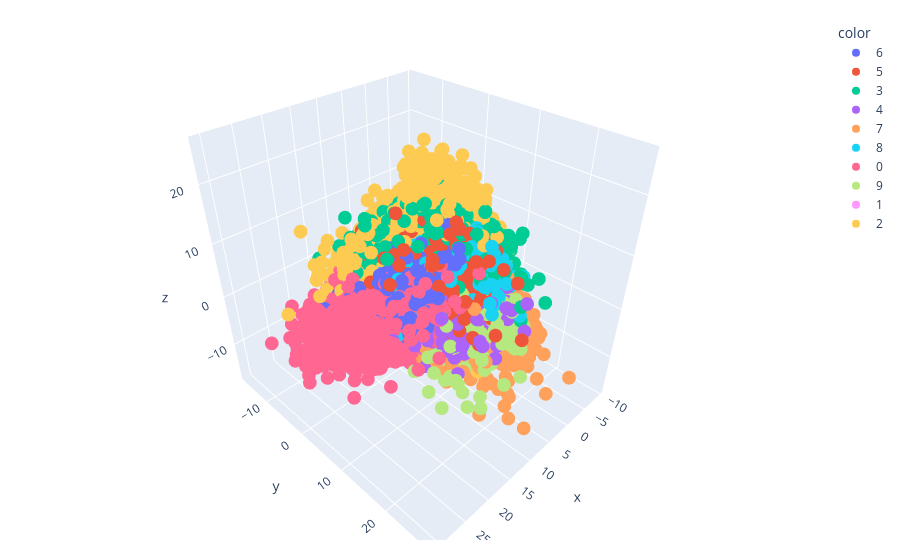

The cell this chart's notebook holds for it:
### Code cell
import plotly.express as px
y_train = y_train.astype(str)
fig = px.scatter_3d(x=X_train_trf[:,0], y=X_train_trf[:,1], z=X_train_trf[:,2], color=y_train)
fig.update_layout(
    margin=dict(l=20, r=20, t=20, b=20)
    )
fig.show()

### Figure 1 — Plotly figure (JSON) as saved in the notebook; plotly's stock layout.template omitted (floating-point values rounded to 4 significant figures; data arrays with more than 128 entries replaced by an {"elided": "..."} marker saying what was removed)
{"data": [{"hovertemplate": "color=6<br>x=%{x}<br>y=%{y}<br>z=%{z}<extra></extra>", "legendgroup": "6", "marker": {"color": "#636efa", "symbol": "circle"}, "mode": "markers", "name": "6", "scene": "scene", "showlegend": true, "type": "scatter3d", "x": {"elided": "3352 float values"}, "y": {"elided": "3352 float values"}, "z": {"elided": "3352 float values"}}, {"hovertemplate": "color=5<br>x=%{x}<br>y=%{y}<br>z=%{z}<extra></extra>", "legendgroup": "5", "marker": {"color": "#EF553B", "symbol": "circle"}, "mode": "markers", "name": "5", "scene": "scene", "showlegend": true, "type": "scatter3d", "x": {"elided": "3093 float values"}, "y": {"elided": "3093 float values"}, "z": {"elided": "3093 float values"}}, {"hovertemplate": "color=3<br>x=%{x}<br>y=%{y}<br>z=%{z}<extra></extra>", "legendgroup": "3", "marker": {"color": "#00cc96", "symbol": "circle"}, "mode": "markers", "name": "3", "scene": "scene", "showlegend": true, "type": "scatter3d", "x": {"elided": "3414 float values"}, "y": {"elided": "3414 float values"}, "z": {"elided": "3414 float values"}}, {"hovertemplate": "color=4<br>x=%{x}<br>y=%{y}<br>z=%{z}<extra></extra>", "legendgroup": "4", "marker": {"color": "#ab63fa", "symbol": "circle"}, "mode": "markers", "name": "4", "scene": "scene", "showlegend": true, "type": "scatter3d", "x": {"elided": "3233 float values"}, "y": {"elided": "3233 float values"}, "z": {"elided": "3233 float values"}}, {"hovertemplate": "color=7<br>x=%{x}<br>y=%{y}<br>z=%{z}<extra></extra>", "legendgroup": "7", "marker": {"color": "#FFA15A", "symbol": "circle"}, "mode": "markers", "name": "7", "scene": "scene", "showlegend": true, "type": "scatter3d", "x": {"elided": "3508 float values"}, "y": {"elided": "3508 float values"}, "z": {"elided": "3508 float values"}}, {"hovertemplate": "color=8<br>x=%{x}<br>y=%{y}<br>z=%{z}<extra></extra>", "legendgroup": "8", "marker": {"color": "#19d3f3", "symbol": "circle"}, "mode": "markers", "name": "8", "scene": "scene", "showlegend": true, "type": "scatter3d", "x": {"elided": "3228 float values"}, "y": {"elided": "3228 float values"}, "z": {"elided": "3228 float values"}}, {"hovertemplate": "color=0<br>x=%{x}<br>y=%{y}<br>z=%{z}<extra></extra>", "legendgroup": "0", "marker": {"color": "#FF6692", "symbol": "circle"}, "mode": "markers", "name": "0", "scene": "scene", "showlegend": true, "type": "scatter3d", "x": {"elided": "3316 float values"}, "y": {"elided": "3316 float values"}, "z": {"elided": "3316 float values"}}, {"hovertemplate": "color=9<br>x=%{x}<br>y=%{y}<br>z=%{z}<extra></extra>", "legendgroup": "9", "marker": {"color": "#B6E880", "symbol": "circle"}, "mode": "markers", "name": "9", "scene": "scene", "showlegend": true, "type": "scatter3d", "x": {"elided": "3350 float values"}, "y": {"elided": "3350 float values"}, "z": {"elided": "3350 float values"}}, {"hovertemplate": "color=1<br>x=%{x}<br>y=%{y}<br>z=%{z}<extra></extra>", "legendgroup": "1", "marker": {"color": "#FF97FF", "symbol": "circle"}, "mode": "markers", "name": "1", "scene": "scene", "showlegend": true, "type": "scatter3d", "x": {"elided": "3775 float values"}, "y": {"elided": "3775 float values"}, "z": {"elided": "3775 float values"}}, {"hovertemplate": "color=2<br>x=%{x}<br>y=%{y}<br>z=%{z}<extra></extra>", "legendgroup": "2", "marker": {"color": "#FECB52", "symbol": "circle"}, "mode": "markers", "name": "2", "scene": "scene", "showlegend": true, "type": "scatter3d", "x": {"elided": "3331 float values"}, "y": {"elided": "3331 float values"}, "z": {"elided": "3331 float values"}}], "layout": {"legend": {"title": {"text": "color"}, "tracegroupgap": 0}, "margin": {"b": 20, "l": 20, "r": 20, "t": 20}, "scene": {"domain": {"x": [0, 1], "y": [0, 1]}, "xaxis": {"title": {"text": "x"}}, "yaxis": {"title": {"text": "y"}}, "zaxis": {"title": {"text": "z"}}}}}
